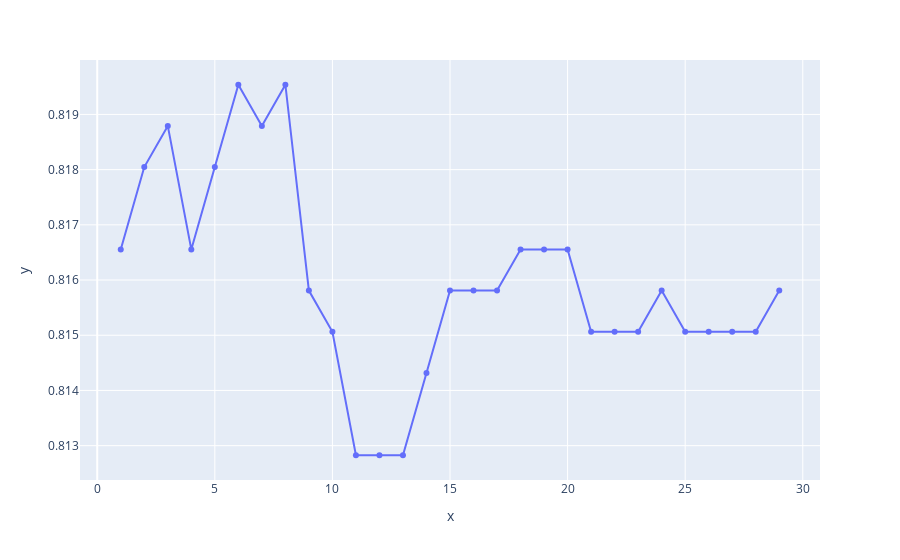

Source (notebook cell):
### Code cell
grafica4 = px.line(x=range(1,30), y =error, markers=True)
grafica4.show()

### Figure 1 — Plotly figure (JSON) as saved in the notebook; plotly's stock layout.template omitted (floating-point values rounded to 4 significant figures)
{"data": [{"hovertemplate": "x=%{x}<br>y=%{y}<extra></extra>", "legendgroup": "", "line": {"color": "#636efa", "dash": "solid"}, "marker": {"symbol": "circle"}, "mode": "markers+lines", "name": "", "orientation": "v", "showlegend": false, "type": "scatter", "x": [1, 2, 3, 4, 5, 6, 7, 8, 9, 10, 11, 12, 13, 14, 15, 16, 17, 18, 19, 20, 21, 22, 23, 24, 25, 26, 27, 28, 29], "xaxis": "x", "y": [0.8166, 0.818, 0.8188, 0.8166, 0.818, 0.8195, 0.8188, 0.8195, 0.8158, 0.8151, 0.8128, 0.8128, 0.8128, 0.8143, 0.8158, 0.8158, 0.8158, 0.8166, 0.8166, 0.8166, 0.8151, 0.8151, 0.8151, 0.8158, 0.8151, 0.8151, 0.8151, 0.8151, 0.8158], "yaxis": "y"}], "layout": {"autosize": true, "legend": {"tracegroupgap": 0}, "margin": {"t": 60}, "xaxis": {"anchor": "y", "autorange": true, "domain": [0, 1], "range": [-0.8003, 30.8], "title": {"text": "x"}, "type": "linear"}, "yaxis": {"anchor": "x", "autorange": true, "domain": [0, 1], "range": [0.8123, 0.8201], "title": {"text": "y"}, "type": "linear"}}}
